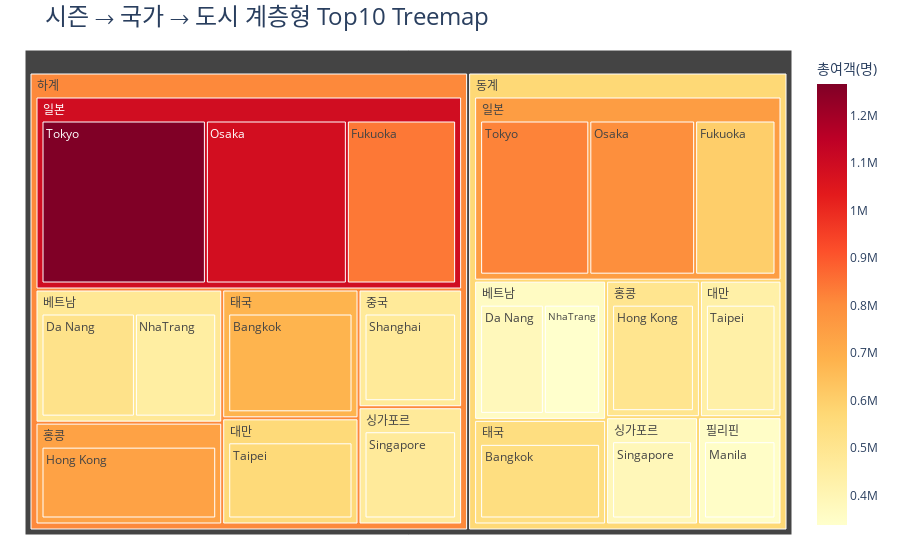
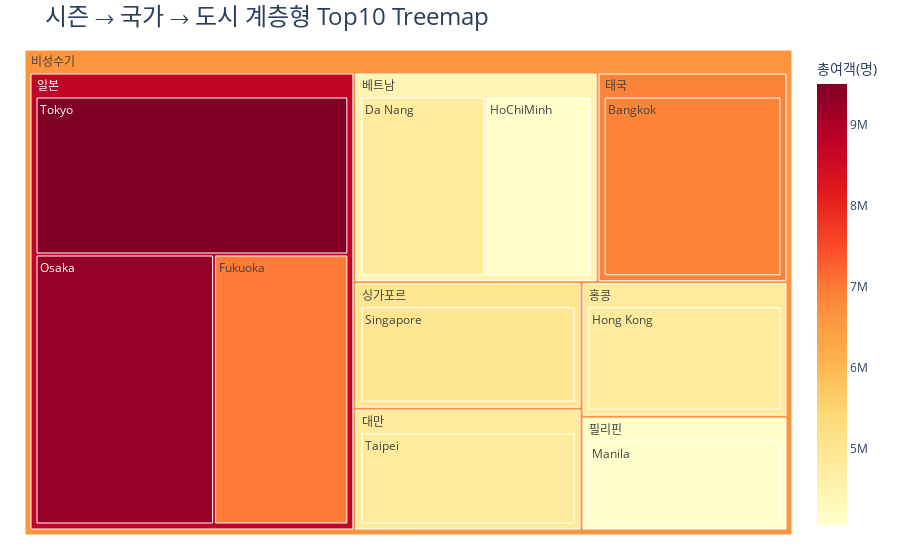

The notebook cell these images were saved under, in order:
### Code cell
import plotly.express as px
def treemap(df):
    fig = px.treemap(
        df,                                     # 시즌별+국가+도시 df 사용
        path=['시즌', '한글국가명', '영문도시명'],      # 계층 구조
        values='총여객(명)',
        color='총여객(명)',
        color_continuous_scale='YlOrRd',
        title='시즌 → 국가 → 도시 계층형 Top10 Treemap'
    )

    fig.update_layout(
        title_font_size=24,
        margin=dict(t=50, l=25, r=25, b=25)
    )

    return fig.show()

treemap(merged)
treemap(non_peak_spot)

### Figure 1 — Plotly figure (JSON) as saved in the notebook; plotly's stock layout.template omitted (floating-point values rounded to 4 significant figures)
{"data": [{"branchvalues": "total", "customdata": [[820500.0], [795200.0], [603800.0], [541400.0], [502100.0], [436600.0], [386800.0], [382600.0], [351200.0], [337700.0], [1267000.0], [1086000.0], [841800.0], [737800.0], [680900.0], [561500.0], [515500.0], [473000.0], [471300.0], [448700.0], [752500.0], [541400.0], [502100.0], [436600.0], [386800.0], [361500.0], [351200.0], [1093000.0], [737800.0], [680900.0], [561500.0], [484400.0], [473000.0], [471300.0], [569900.0], [808800.0]], "domain": {"x": [0, 1], "y": [0, 1]}, "hovertemplate": "labels=%{label}<br>총여객(명)_sum=%{value}<br>parent=%{parent}<br>id=%{id}<br>총여객(명)=%{color}<extra></extra>", "ids": ["동계/일본/Tokyo", "동계/일본/Osaka", "동계/일본/Fukuoka", "동계/태국/Bangkok", "동계/홍콩/Hong Kong", "동계/대만/Taipei", "동계/싱가포르/Singapore", "동계/베트남/Da Nang", "동계/필리핀/Manila", "동계/베트남/NhaTrang", "하계/일본/Tokyo", "하계/일본/Osaka", "하계/일본/Fukuoka", "하계/홍콩/Hong Kong", "하계/태국/Bangkok", "하계/대만/Taipei", "하계/베트남/Da Nang", "하계/중국/Shanghai", "하계/싱가포르/Singapore", "하계/베트남/NhaTrang", "동계/일본", "동계/태국", "동계/홍콩", "동계/대만", "동계/싱가포르", "동계/베트남", "동계/필리핀", "하계/일본", "하계/홍콩", "하계/태국", "하계/대만", "하계/베트남", "하계/중국", "하계/싱가포르", "동계", "하계"], "labels": ["Tokyo", "Osaka", "Fukuoka", "Bangkok", "Hong Kong", "Taipei", "Singapore", "Da Nang", "Manila", "NhaTrang", "Tokyo", "Osaka", "Fukuoka", "Hong Kong", "Bangkok", "Taipei", "Da Nang", "Shanghai", "Singapore", "NhaTrang", "일본", "태국", "홍콩", "대만", "싱가포르", "베트남", "필리핀", "일본", "홍콩", "태국", "대만", "베트남", "중국", "싱가포르", "동계", "하계"], "marker": {"coloraxis": "coloraxis", "colors": [820500.0, 795200.0, 603800.0, 541400.0, 502100.0, 436600.0, 386800.0, 382600.0, 351200.0, 337700.0, 1267000.0, 1086000.0, 841800.0, 737800.0, 680900.0, 561500.0, 515500.0, 473000.0, 471300.0, 448700.0, 752500.0, 541400.0, 502100.0, 436600.0, 386800.0, 361500.0, 351200.0, 1093000.0, 737800.0, 680900.0, 561500.0, 484400.0, 473000.0, 471300.0, 569900.0, 808800.0]}, "name": "", "parents": ["동계/일본", "동계/일본", "동계/일본", "동계/태국", "동계/홍콩", "동계/대만", "동계/싱가포르", "동계/베트남", "동계/필리핀", "동계/베트남", "하계/일본", "하계/일본", "하계/일본", "하계/홍콩", "하계/태국", "하계/대만", "하계/베트남", "하계/중국", "하계/싱가포르", "하계/베트남", "동계", "동계", "동계", "동계", "동계", "동계", "동계", "하계", "하계", "하계", "하계", "하계", "하계", "하계", "", ""], "type": "treemap", "values": [820500.0, 795200.0, 603800.0, 541400.0, 502100.0, 436600.0, 386800.0, 382600.0, 351200.0, 337700.0, 1267000.0, 1086000.0, 841800.0, 737800.0, 680900.0, 561500.0, 515500.0, 473000.0, 471300.0, 448700.0, 2219000.0, 541400.0, 502100.0, 436600.0, 386800.0, 720300.0, 351200.0, 3195000.0, 737800.0, 680900.0, 561500.0, 964200.0, 473000.0, 471300.0, 5158000.0, 7083000.0]}], "layout": {"coloraxis": {"colorbar": {"title": {"text": "총여객(명)"}}, "colorscale": [[0, "rgb(255,255,204)"], [0.125, "rgb(255,237,160)"], [0.25, "rgb(254,217,118)"], [0.375, "rgb(254,178,76)"], [0.5, "rgb(253,141,60)"], [0.625, "rgb(252,78,42)"], [0.75, "rgb(227,26,28)"], [0.875, "rgb(189,0,38)"], [1, "rgb(128,0,38)"]]}, "legend": {"tracegroupgap": 0}, "margin": {"b": 25, "l": 25, "r": 25, "t": 50}, "title": {"font": {"size": 24}, "text": "시즌 → 국가 → 도시 계층형 Top10 Treemap"}}}

### Figure 2 — Plotly figure (JSON) as saved in the notebook; plotly's stock layout.template omitted (floating-point values rounded to 4 significant figures)
{"data": [{"branchvalues": "total", "customdata": [[9504000.0], [9271000.0], [6969000.0], [6892000.0], [4967000.0], [4790000.0], [4789000.0], [4771000.0], [4057000.0], [4057000.0], [8734000.0], [6892000.0], [4967000.0], [4790000.0], [4789000.0], [4443000.0], [4057000.0], [6635000.0]], "domain": {"x": [0, 1], "y": [0, 1]}, "hovertemplate": "labels=%{label}<br>총여객(명)_sum=%{value}<br>parent=%{parent}<br>id=%{id}<br>총여객(명)=%{color}<extra></extra>", "ids": ["비성수기/일본/Tokyo", "비성수기/일본/Osaka", "비성수기/일본/Fukuoka", "비성수기/태국/Bangkok", "비성수기/싱가포르/Singapore", "비성수기/대만/Taipei", "비성수기/홍콩/Hong Kong", "비성수기/베트남/Da Nang", "비성수기/필리핀/Manila", "비성수기/베트남/HoChiMinh", "비성수기/일본", "비성수기/태국", "비성수기/싱가포르", "비성수기/대만", "비성수기/홍콩", "비성수기/베트남", "비성수기/필리핀", "비성수기"], "labels": ["Tokyo", "Osaka", "Fukuoka", "Bangkok", "Singapore", "Taipei", "Hong Kong", "Da Nang", "Manila", "HoChiMinh", "일본", "태국", "싱가포르", "대만", "홍콩", "베트남", "필리핀", "비성수기"], "marker": {"coloraxis": "coloraxis", "colors": [9504000.0, 9271000.0, 6969000.0, 6892000.0, 4967000.0, 4790000.0, 4789000.0, 4771000.0, 4057000.0, 4057000.0, 8734000.0, 6892000.0, 4967000.0, 4790000.0, 4789000.0, 4443000.0, 4057000.0, 6635000.0]}, "name": "", "parents": ["비성수기/일본", "비성수기/일본", "비성수기/일본", "비성수기/태국", "비성수기/싱가포르", "비성수기/대만", "비성수기/홍콩", "비성수기/베트남", "비성수기/필리핀", "비성수기/베트남", "비성수기", "비성수기", "비성수기", "비성수기", "비성수기", "비성수기", "비성수기", ""], "type": "treemap", "values": [9504000.0, 9271000.0, 6969000.0, 6892000.0, 4967000.0, 4790000.0, 4789000.0, 4771000.0, 4057000.0, 4057000.0, 25740000.0, 6892000.0, 4967000.0, 4790000.0, 4789000.0, 8827000.0, 4057000.0, 60070000.0]}], "layout": {"coloraxis": {"colorbar": {"title": {"text": "총여객(명)"}}, "colorscale": [[0, "rgb(255,255,204)"], [0.125, "rgb(255,237,160)"], [0.25, "rgb(254,217,118)"], [0.375, "rgb(254,178,76)"], [0.5, "rgb(253,141,60)"], [0.625, "rgb(252,78,42)"], [0.75, "rgb(227,26,28)"], [0.875, "rgb(189,0,38)"], [1, "rgb(128,0,38)"]]}, "legend": {"tracegroupgap": 0}, "margin": {"b": 25, "l": 25, "r": 25, "t": 50}, "title": {"font": {"size": 24}, "text": "시즌 → 국가 → 도시 계층형 Top10 Treemap"}}}
